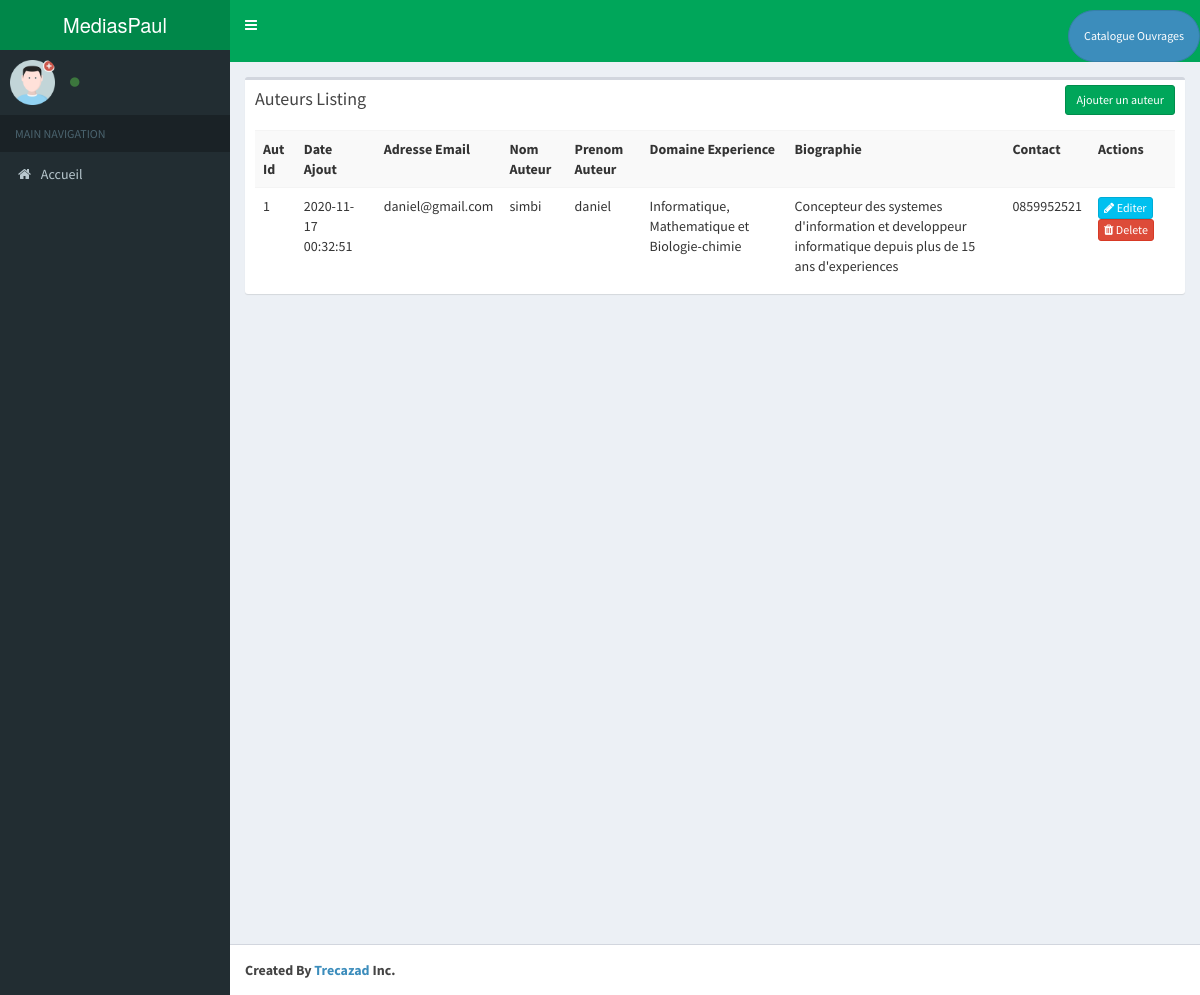
The app's page /index.php/auteur with its own data.
### tables this page shows
CREATE TABLE `auteurs` (
  `aut_id` int(11) NOT NULL,
  `nom_auteur` varchar(25) NOT NULL,
  `prenom_auteur` varchar(25) NOT NULL,
  `contact` text NOT NULL,
  `domaine_experience` text NOT NULL,
  `biographie` text,
  `date_ajout` datetime NOT NULL DEFAULT CURRENT_TIMESTAMP,
  `adresse_email` varchar(75) NOT NULL
);

### application/controllers/Auteur.php (called while the page is built, shortened)
<?php
class Auteur extends CI_Controller{
    function __construct()
    {
        $this->load->model('Auteur_model');
    }
    function index()
    {
        $params['limit'] = RECORDS_PER_PAGE;
        $params['offset'] = ($this->input->get('per_page')) ? $this->input->get('per_page') : 0;
        $data['auteurs'] = $this->Auteur_model->get_all_auteurs($params);
        $data['_view'] = 'auteur/index';
        $this->load->view('layouts/main',$data);
    }
}

### index.php (called while the page is built, shortened)
<?php
require_once BASEPATH.'core/CodeIgniter.php';

### application/models/Auteur_model.php (called while the page is built, shortened)
<?php
class Auteur_model extends CI_Model
{
    function get_all_auteurs_count()
    {
        $this->db->from('auteurs');
        return $this->db->count_all_results();
    }
    function get_all_auteurs($params = array())
    {
        $this->db->order_by('aut_id', 'desc');
        if(isset($params) && !empty($params))
        {
            $this->db->limit($params['limit'], $params['offset']);
        }
        return $this->db->get('auteurs')->result_array();
    }
}

### application/views/auteur/index.php (the view, shortened to what this page needs)
<div class="row">
    <div class="col-md-12">
        <div class="box">
            <div class="box-header">
                <h3 class="box-title">Auteurs Listing</h3>
            	<div class="box-tools">
                    <a href="<?php echo site_url('auteur/add'); ?>" class="btn btn-success btn-sm">Ajouter un auteur</a>
                </div>
            </div>
            <div class="box-body">
                <table class="table table-striped">
                    <tr>
						<th>Aut Id</th>
						<th>Date Ajout</th>
						<th>Adresse Email</th>
						<th>Nom Auteur</th>
						<th>Prenom Auteur</th>
						<th>Domaine Experience</th>
						<th>Biographie</th>
						<th>Contact</th>
						<th>Actions</th>
                    </tr>
                    <?php foreach($auteurs as $a){ ?>
                    <tr>
						<td><?php echo $a['aut_id']; ?></td>
						<td><?php echo $a['date_ajout']; ?></td>
						<td><?php echo $a['adresse_email']; ?></td>
						<td><?php echo $a['nom_auteur']; ?></td>
						<td><?php echo $a['prenom_auteur']; ?></td>
						<td><?php echo $a['domaine_experience']; ?></td>
						<td><?php echo $a['biographie']; ?></td>
						<td><?php echo $a['contact']; ?></td>
						<td>
                            <a href="<?php echo site_url('auteur/edit/'.$a['aut_id']); ?>" class="btn btn-info btn-xs"><span class="fa fa-pencil"></span> Editer</a>
                            <a href="<?php echo site_url('auteur/remove/'.$a['aut_id']); ?>" class="btn btn-danger btn-xs"><span class="fa fa-trash"></span> Delete</a>
                        </td>
                    </tr>
                    <?php } ?>
                </table>
            </div>
        </div>
    </div>
</div>

### records on screen
auteurs: aut_id "1", date_ajout "2020-11-17 00:32:51", adresse_email "daniel@gmail.com", nom_auteur "simbi", prenom_auteur "daniel", domaine_experience "Informatique, Mathematique et Biologie-chimie", biographie "Concepteur des systemes d'information et developpeur informatique depuis plus de 15 ans d'experiences", contact "0859952521"
